Frame 1 (no input): blank canvas, image omitted
Frame 60 (no input): blank canvas, image omitted
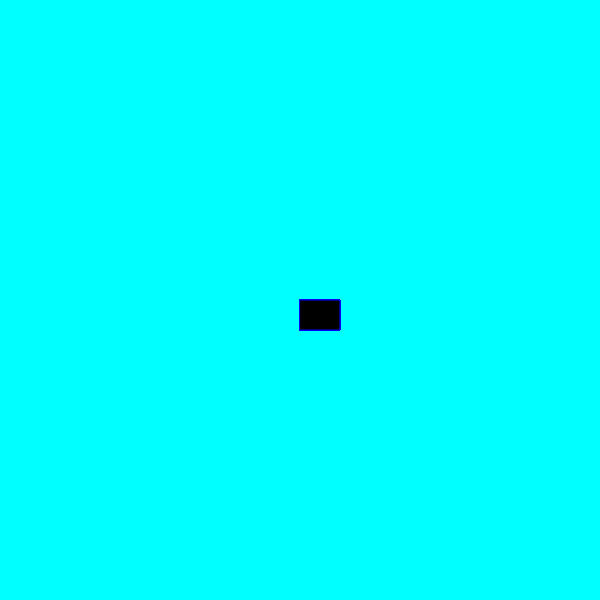
Frame 120 (the mouse pressed at the canvas centre since frame 60)

The p5.js sketch whose frames 1 and 60 were blank and that drew this single picture after the mouse press (run headless with seeded random() and noise() and a simulated clock; from frame 60 on, the mouse is pressed at the canvas centre):

// p5.js sketch
// ── sketch.js
function setup() {
  createCanvas(600, 600);
   background("cyan");
}

function draw() {
 
 fill("black") 
  stroke("blue")
  
  
  if(mouseIsPressed){
    rect(mouseX,mouseY,40,30);
  }
}
